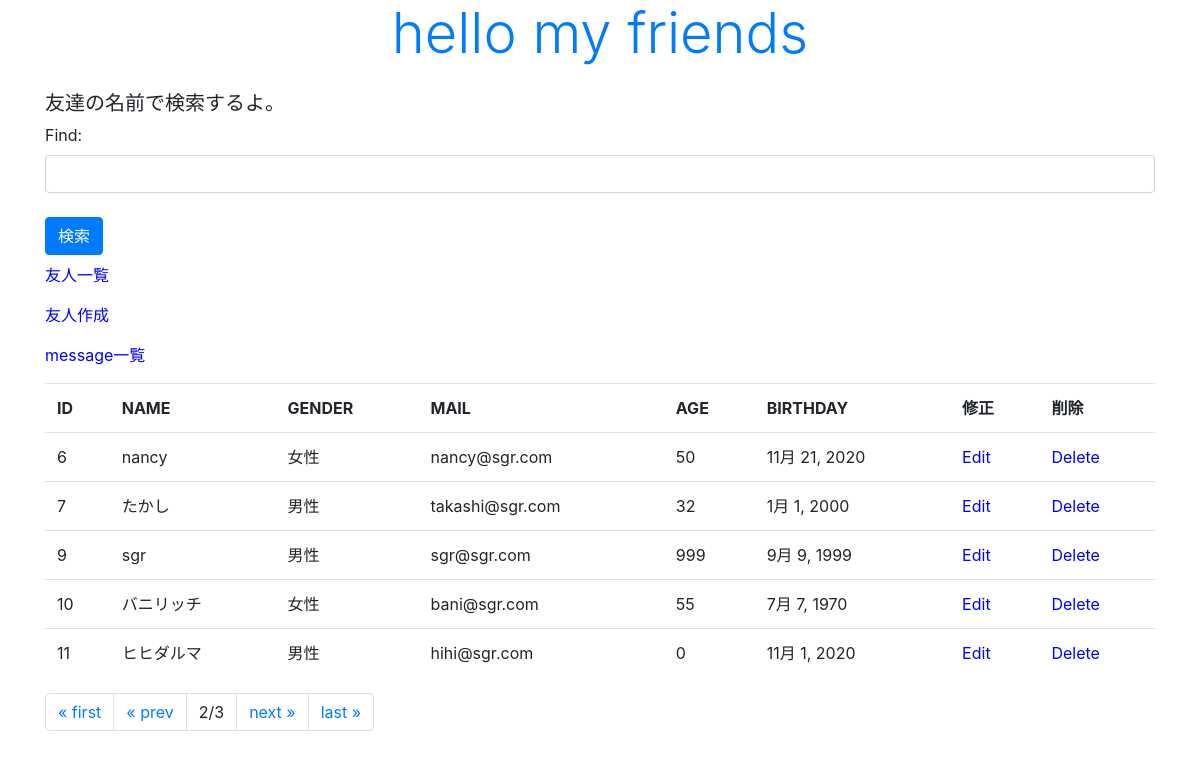
The page /mkfri/2 on the database as committed earlier.
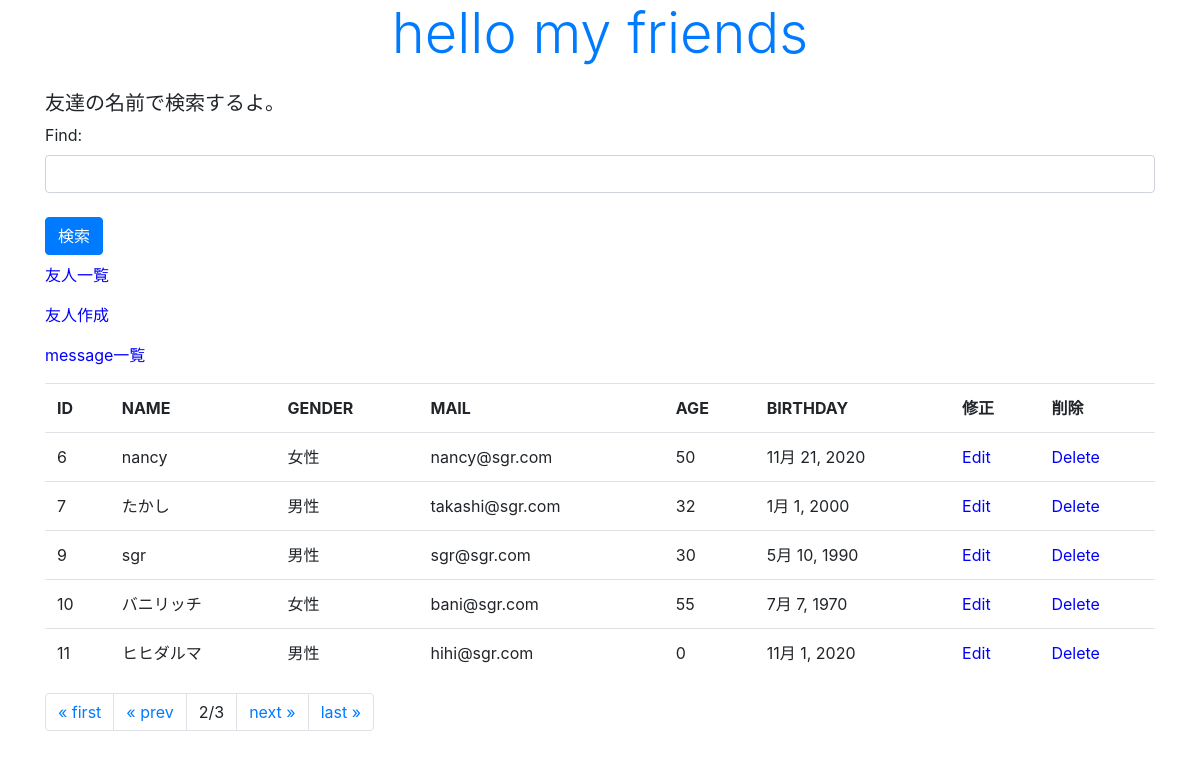
The same page on the database as committed later.
### mkfri/models.py (models this page shows, shortened)
class Friend(models.Model):
  name = models.CharField(max_length=100)
  mail = models.EmailField(max_length=200)
  gender = models.BooleanField()
  age = models.IntegerField(default=0)
  birthday = models.DateField()

### mkfri/views.py (the view)
# urls.py: path('', views.index, name = "index"),
def index(request, num = 1):
  if (request.method == 'POST'):
    form = FindForm(request.POST)
    find = request.POST['find']
    data = Friend.objects.filter(name__icontains=find)
    page = Paginator(data, 5)
    msg = '検索結果数は' + str(data.count())
  else:
    msg = '友達の名前で検索するよ。'
    form = FindForm()
    data = Friend.objects.all()
    page = Paginator(data, 5)
  params = {
    'title' : 'hello my friends',
    'msg' : msg,
    'data' : page.get_page(num),
    'form' : form,
  }
  return render(request, 'mkfri/index.html', params)

### mkfri/forms.py
class FindForm(forms.Form):
  find = forms.CharField(label='Find', required=False, widget=forms.TextInput(attrs={'class':'form-control'}))

### mkfri/templates/mkfri/index.html (shortened to what this page needs)
{% load static %}
<!DOCTYPE html>
<html lang="ja">
  <head>
    <link rel="stylesheet" href="https://stackpath.bootstrapcdn.com/bootstrap/4.2.1/css/bootstrap.min.css">
    <link rel="stylesheet" type="text/css" href="{% static 'mkfri/css/style.css' %}">
  </head>
  <body class="container">
    <h1 class="display-4 text-primary">{{title}}</h1>
    <p class="h5 mt-4">{{msg|safe}}</p>
    <form action="{% url 'index' %}" method="POST">
      {{ form.as_p }}
      <tr><th><td>
        <input type="submit" class="btn btn-primary my-2" value="検索">
      </td></th></tr>
    </form>
    <p><a href="{% url 'index' %}">友人一覧</a></p>
    <p><a href="{% url 'create' %}">友人作成</a></p>
    <p><a href="{% url 'message' %}">message一覧</a></p>
    <table class="table">
      <tr>
        <th>ID</th>
        <th>NAME</th>
        <th>GENDER</th>
        <th>MAIL</th>
        <th>AGE</th>
        <th>BIRTHDAY</th>
        <th>修正</th>
        <th>削除</th>
      </tr>
      {% for item in data %}
      <tr>
        <td>{{item.id}}</td>
        <td>{{item.name}}</td>
        <td>{% if item.gender == False %}女性{% endif %}
            {% if item.gender == True %}男性{% endif %}</td>
        <td>{{item.mail}}</td>
        <td>{{item.age}}</td>
        <td>{{item.birthday}}</td>
        <td><a href="{% url 'edit' item.id %}">Edit</a></td>
        <td><a href="{% url 'delete' item.id %}">Delete</a></td>
      </tr>
      {% endfor %}
    </table>
    <ul class="pagination">
      {% if data.has_previous %}
      <li class="page-item"><a href=" {% url 'index' %}" class="page-link">&laquo; first</a></li>
      <li class="page-item"><a href=" {% url 'index' %}{{data.previous_page_number}}" class="page-link">&laquo; prev</a></li>
      {% else %}
      <li class="page-item"><a class="page-link">&laquo; first</a></li>
      <li class="page-item"><a class="page-link">&laquo; prev</a></li>
      {% endif %}
      <li class="page-item"><a class="page-link">{{data.number}}/{{data.paginator.num_pages}}</a></li>
      {% if data.has_next %}
      <li class="page-item"><a href=" {% url 'index' %}{{data.next_page_number}}" class="page-link">next &raquo;</a></li>
      <li class="page-item"><a href=" {% url 'index' %}{{data.next_page_number}}{{data.paginator.num_pages}}" class="page-link">last &raquo;</a></li>
      {% else %}
      <li class="page-item"><a class="page-link">next &raquo;</a></li>
      <li class="page-item"><a class="page-link">last &raquo;</a></li>
      {% endif %}
    </ul>
  </body>
</html>

Rows that differ between the two databases and show on the page:
changed Friend "sgr": age "999" → "30"; birthday "9月 9, 1999" → "5月 10, 1990"
